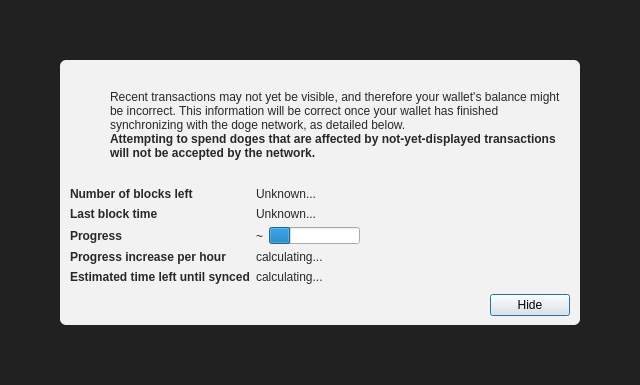
<?xml version="1.0" encoding="UTF-8"?>
<ui version="4.0">
 <class>ModalOverlay</class>
 <widget class="ModalOverlay" name="ModalOverlay">
  <property name="geometry">
   <rect>
    <x>0</x>
    <y>0</y>
    <width>640</width>
    <height>385</height>
   </rect>
  </property>
  <property name="windowTitle">
   <string>Form</string>
  </property>
  <layout class="QVBoxLayout" name="verticalLayout" stretch="0">
   <property name="sizeConstraint">
    <enum>QLayout::SetDefaultConstraint</enum>
   </property>
   <property name="leftMargin">
    <number>0</number>
   </property>
   <property name="topMargin">
    <number>0</number>
   </property>
   <property name="rightMargin">
    <number>0</number>
   </property>
   <property name="bottomMargin">
    <number>0</number>
   </property>
   <item>
    <widget class="QWidget" name="bgWidget" native="true">
     <property name="styleSheet">
      <string notr="true">#bgWidget { background: rgba(0,0,0,220); }</string>
     </property>
     <layout class="QVBoxLayout" name="verticalLayoutMain" stretch="1">
      <property name="leftMargin">
       <number>60</number>
      </property>
      <property name="topMargin">
       <number>60</number>
      </property>
      <property name="rightMargin">
       <number>60</number>
      </property>
      <property name="bottomMargin">
       <number>60</number>
      </property>
      <item>
       <widget class="QWidget" name="contentWidget" native="true">
        <property name="styleSheet">
         <string notr="true">#contentWidget { background: rgba(255,255,255,240); border-radius: 6px; }

QLabel { color: rgb(40,40,40);  }</string>
        </property>
        <layout class="QVBoxLayout" name="verticalLayoutSub" stretch="1,0,0,0">
         <property name="spacing">
          <number>0</number>
         </property>
         <property name="leftMargin">
          <number>10</number>
         </property>
         <property name="topMargin">
          <number>10</number>
         </property>
         <property name="rightMargin">
          <number>10</number>
         </property>
         <property name="bottomMargin">
          <number>10</number>
         </property>
         <item>
          <layout class="QHBoxLayout" name="horizontalLayoutIconText" stretch="0,1">
           <property name="topMargin">
            <number>20</number>
           </property>
           <item>
            <layout class="QVBoxLayout" name="verticalLayoutIcon">
             <property name="leftMargin">
              <number>0</number>
             </property>
             <item>
              <widget class="QPushButton" name="warningIcon">
               <property name="enabled">
                <bool>false</bool>
               </property>
               <property name="text">
                <string/>
               </property>
               <property name="icon">
                <iconset>
                 <normaloff>:/icons/warning</normaloff>
                 <disabledoff>:/icons/warning</disabledoff>:/icons/warning</iconset>
               </property>
               <property name="iconSize">
                <size>
                 <width>48</width>
                 <height>48</height>
                </size>
               </property>
               <property name="flat">
                <bool>true</bool>
               </property>
              </widget>
             </item>
             <item>
              <spacer name="verticalSpacerWarningIcon">
               <property name="orientation">
                <enum>Qt::Vertical</enum>
               </property>
               <property name="sizeHint" stdset="0">
                <size>
                 <width>20</width>
                 <height>40</height>
                </size>
               </property>
              </spacer>
             </item>
            </layout>
           </item>
           <item>
            <layout class="QVBoxLayout" name="verticalLayoutInfoText">
             <property name="leftMargin">
              <number>0</number>
             </property>
             <property name="topMargin">
              <number>0</number>
             </property>
             <item>
              <widget class="QLabel" name="infoText">
               <property name="text">
                <string>Recent transactions may not yet be visible, and therefore your wallet's balance might be incorrect. This information will be correct once your wallet has finished synchronizing with the doge network, as detailed below.</string>
               </property>
               <property name="textFormat">
                <enum>Qt::RichText</enum>
               </property>
               <property name="wordWrap">
                <bool>true</bool>
               </property>
              </widget>
             </item>
             <item>
              <widget class="QLabel" name="infoTextStrong">
               <property name="font">
                <font>
                 <weight>75</weight>
                 <bold>true</bold>
                </font>
               </property>
               <property name="text">
                <string>Attempting to spend doges that are affected by not-yet-displayed transactions will not be accepted by the network.</string>
               </property>
               <property name="textFormat">
                <enum>Qt::RichText</enum>
               </property>
               <property name="wordWrap">
                <bool>true</bool>
               </property>
              </widget>
             </item>
             <item>
              <spacer name="verticalSpacerInTextSpace">
               <property name="orientation">
                <enum>Qt::Vertical</enum>
               </property>
               <property name="sizeHint" stdset="0">
                <size>
                 <width>20</width>
                 <height>40</height>
                </size>
               </property>
              </spacer>
             </item>
            </layout>
           </item>
          </layout>
         </item>
         <item>
          <spacer name="verticalSpacerAfterText">
           <property name="orientation">
            <enum>Qt::Vertical</enum>
           </property>
           <property name="sizeHint" stdset="0">
            <size>
             <width>20</width>
             <height>40</height>
            </size>
           </property>
          </spacer>
         </item>
         <item>
          <layout class="QFormLayout" name="formLayout">
           <property name="fieldGrowthPolicy">
            <enum>QFormLayout::FieldsStayAtSizeHint</enum>
           </property>
           <property name="horizontalSpacing">
            <number>6</number>
           </property>
           <property name="verticalSpacing">
            <number>6</number>
           </property>
           <property name="topMargin">
            <number>10</number>
           </property>
           <item row="0" column="0">
            <widget class="QLabel" name="labelNumberOfBlocksLeft">
             <property name="font">
              <font>
               <weight>75</weight>
               <bold>true</bold>
              </font>
             </property>
             <property name="text">
              <string>Number of blocks left</string>
             </property>
            </widget>
           </item>
           <item row="0" column="1">
            <widget class="QLabel" name="numberOfBlocksLeft">
             <property name="text">
              <string>Unknown...</string>
             </property>
            </widget>
           </item>
           <item row="1" column="0">
            <widget class="QLabel" name="labelLastBlockTime">
             <property name="font">
              <font>
               <weight>75</weight>
               <bold>true</bold>
              </font>
             </property>
             <property name="text">
              <string>Last block time</string>
             </property>
            </widget>
           </item>
           <item row="1" column="1">
            <widget class="QLabel" name="newestBlockDate">
             <property name="sizePolicy">
              <sizepolicy hsizetype="Maximum" vsizetype="Preferred">
               <horstretch>0</horstretch>
               <verstretch>0</verstretch>
              </sizepolicy>
             </property>
             <property name="text">
              <string>Unknown...</string>
             </property>
            </widget>
           </item>
           <item row="2" column="0">
            <widget class="QLabel" name="labelSyncDone">
             <property name="font">
              <font>
               <weight>75</weight>
               <bold>true</bold>
              </font>
             </property>
             <property name="text">
              <string>Progress</string>
             </property>
            </widget>
           </item>
           <item row="2" column="1">
            <layout class="QHBoxLayout" name="horizontalLayoutSync" stretch="0,1">
             <item>
              <widget class="QLabel" name="percentageProgress">
               <property name="text">
                <string notr="true">~</string>
               </property>
              </widget>
             </item>
             <item>
              <widget class="QProgressBar" name="progressBar">
               <property name="value">
                <number>24</number>
               </property>
               <property name="format">
                <string/>
               </property>
              </widget>
             </item>
            </layout>
           </item>
           <item row="4" column="0">
            <widget class="QLabel" name="labelProgressIncrease">
             <property name="font">
              <font>
               <weight>75</weight>
               <bold>true</bold>
              </font>
             </property>
             <property name="text">
              <string>Progress increase per hour</string>
             </property>
            </widget>
           </item>
           <item row="4" column="1">
            <widget class="QLabel" name="progressIncreasePerH">
             <property name="text">
              <string>calculating...</string>
             </property>
            </widget>
           </item>
           <item row="5" column="0">
            <widget class="QLabel" name="labelEstimatedTimeLeft">
             <property name="font">
              <font>
               <weight>75</weight>
               <bold>true</bold>
              </font>
             </property>
             <property name="text">
              <string>Estimated time left until synced</string>
             </property>
            </widget>
           </item>
           <item row="5" column="1">
            <widget class="QLabel" name="expectedTimeLeft">
             <property name="text">
              <string>calculating...</string>
             </property>
            </widget>
           </item>
          </layout>
         </item>
         <item>
          <layout class="QHBoxLayout" name="horizontalLayoutButtons">
           <property name="leftMargin">
            <number>10</number>
           </property>
           <property name="topMargin">
            <number>10</number>
           </property>
           <item>
            <spacer name="horizontalSpacer">
             <property name="orientation">
              <enum>Qt::Horizontal</enum>
             </property>
             <property name="sizeHint" stdset="0">
              <size>
               <width>40</width>
               <height>20</height>
              </size>
             </property>
            </spacer>
           </item>
           <item>
            <widget class="QPushButton" name="closeButton">
             <property name="text">
              <string>Hide</string>
             </property>
             <property name="focusPolicy">
              <enum>Qt::StrongFocus</enum>
             </property>
             <property name="default">
              <bool>true</bool>
             </property>
            </widget>
           </item>
          </layout>
         </item>
        </layout>
       </widget>
      </item>
     </layout>
    </widget>
   </item>
  </layout>
 </widget>
 <customwidgets>
  <customwidget>
   <class>ModalOverlay</class>
   <extends>QWidget</extends>
   <header>qt/modaloverlay.h</header>
   <container>1</container>
  </customwidget>
 </customwidgets>
 <resources/>
 <connections/>
</ui>
